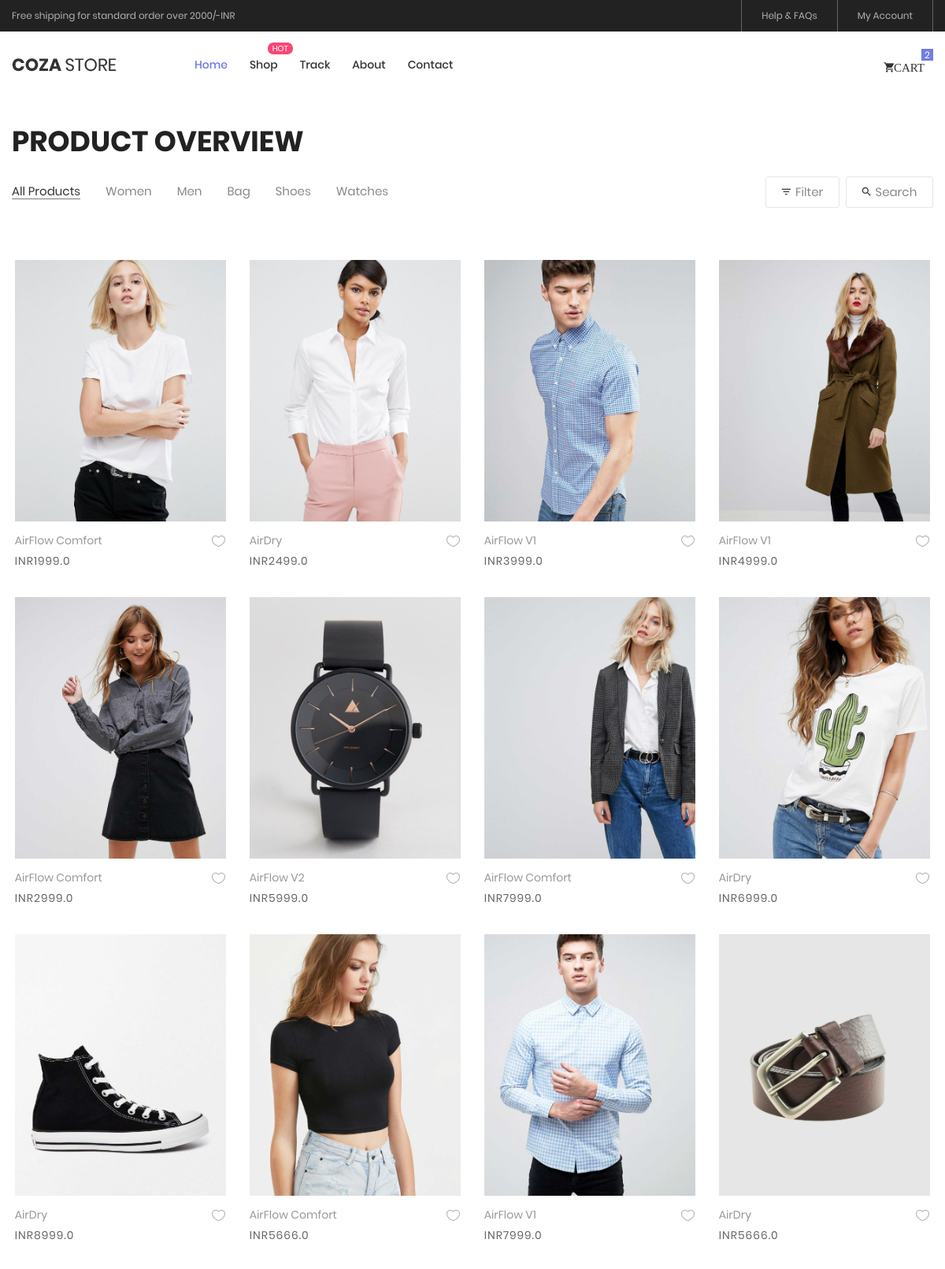
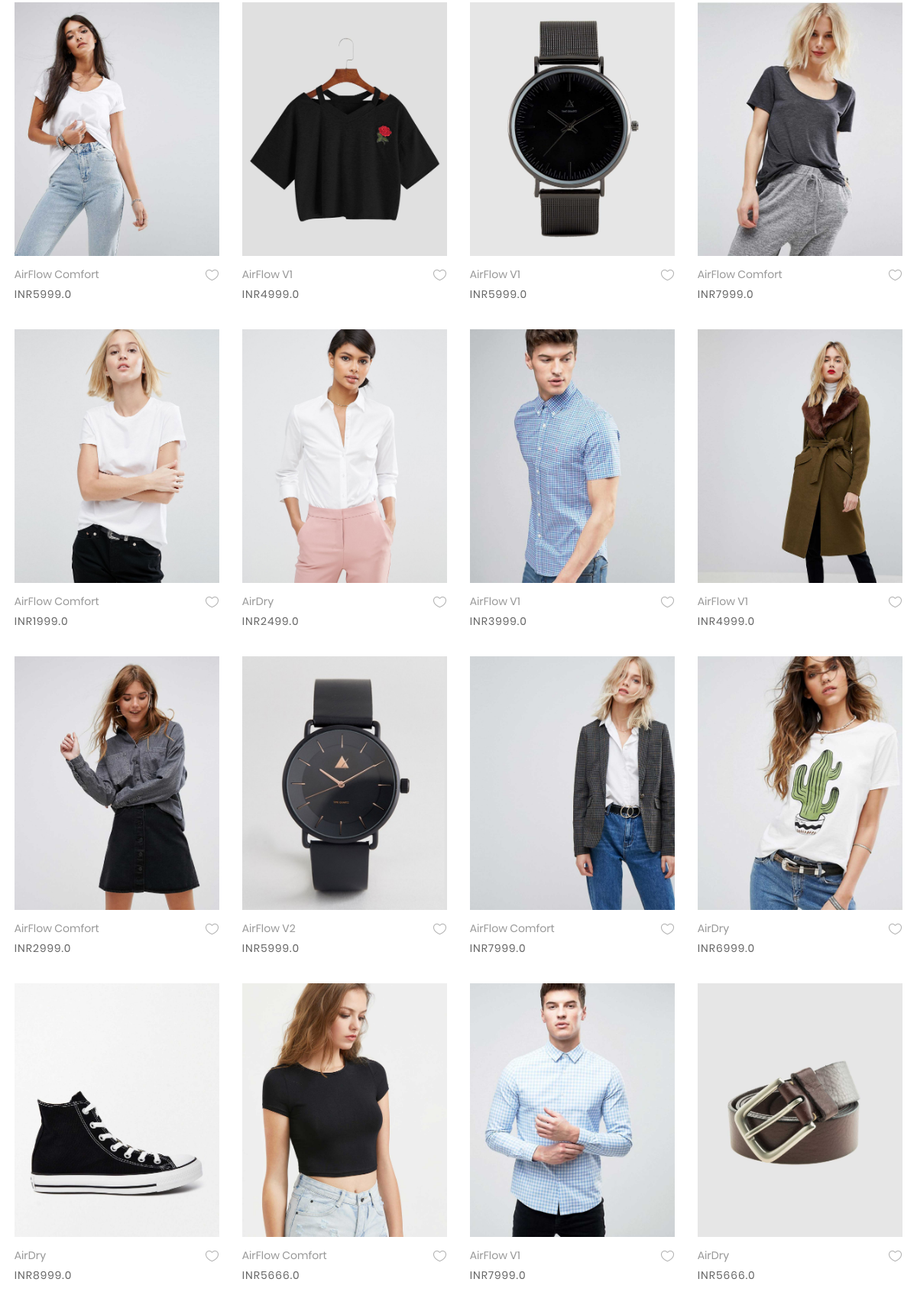
Page /shop (upper part) on the committed database (2 pictures, top to bottom).
### main.py (models this page shows)
class Product(db.Model):
    id = db.Column(db.Integer, primary_key=True)
    unique_id = db.Column(db.String(20), unique=True, nullable=False)
    name = db.Column(db.String(100), nullable=False)
    price = db.Column(db.Float, nullable=False)
    offer_price = db.Column(db.Float, nullable=True)
    img_url = db.Column(db.String(255), nullable=True)

### main.py (the view)
@app.route('/shop')
def shop_page():
    response = Product.query.all()
    return render_template('shop.html',products=response)

### templates/shop.html (shortened to what this page needs)
<!DOCTYPE html>
<html lang="en">
<head>
	<link href="https://cdn.jsdelivr.net/npm/bootstrap@5.3.2/dist/css/bootstrap.min.css" rel="stylesheet">
	<link rel="stylesheet" type="text/css" href="../static/vendor/bootstrap/css/bootstrap.min.css">
	<link rel="stylesheet" type="text/css" href="../static/fonts/font-awesome-4.7.0/css/font-awesome.min.css">
	<link rel="stylesheet" type="text/css" href="../static/fonts/iconic/css/material-design-iconic-font.min.css">
	<link rel="stylesheet" type="text/css" href="../static/fonts/linearicons-v1.0.0/icon-font.min.css">
	<link rel="stylesheet" type="text/css" href="../static/vendor/animate/animate.css">
	<link rel="stylesheet" type="text/css" href="../static/vendor/css-hamburgers/hamburgers.min.css">
	<link rel="stylesheet" type="text/css" href="../static/vendor/animsition/css/animsition.min.css">
	<link rel="stylesheet" type="text/css" href="../static/vendor/select2/select2.min.css">
	<link rel="stylesheet" type="text/css" href="../static/vendor/daterangepicker/daterangepicker.css">
	<link rel="stylesheet" type="text/css" href="../static/vendor/slick/slick.css">
	<link rel="stylesheet" type="text/css" href="../static/vendor/MagnificPopup/magnific-popup.css">
	<link rel="stylesheet" type="text/css" href="../static/vendor/perfect-scrollbar/perfect-scrollbar.css">
	<link rel="stylesheet" type="text/css" href="../static/css/util.css">
	<link rel="stylesheet" type="text/css" href="../static/css/main.css">
</head>
<body class="animsition">
	<header>
		<div class="container-menu-desktop">
			<div class="top-bar">
				<div class="content-topbar flex-sb-m h-full container">
					<div class="left-top-bar">
						Free shipping for standard order over 2000/-INR
					</div>
					<div class="right-top-bar flex-w h-full">
						<a href="#" class="flex-c-m trans-04 p-lr-25">
							Help & FAQs
						</a>
						<a href="#" class="flex-c-m trans-04 p-lr-25">
							My Account
						</a>
					</div>
				</div>
			</div>
			<div class="wrap-menu-desktop">
				<nav class="limiter-menu-desktop container">
					<a href="{{ url_for('home') }}" class="logo">
						<img src="../static/images/icons/logo-01.png" alt="IMG-LOGO">
					</a>
					<div class="menu-desktop">
						<ul class="main-menu">
							<li class="active-menu">
								<a href="{{ url_for('home') }}">Home</a>
							</li>
							<li class="label1" data-label1="hot">
								<a href="product.html">Shop</a>
							</li>
							<li>
								<a href="shoping-cart.html">Track</a>
							</li>
							<li>
								<a href="about.html">About</a>
							</li>
							<li>
								<a href="contact.html">Contact</a>
							</li>
						</ul>
					</div>
					<div class="wrap-icon-header flex-w flex-r-m">
						<div class="icon-header-item cl2 hov-cl1 trans-04 p-l-22 p-r-11 icon-header-noti js-show-cart" data-notify="2">
							<i class="zmdi zmdi-shopping-cart" style="font-size:15px">CART</i>
						</div>
					</div>
				</nav>
			</div>
		</div>
	</header>
    <section class="bg0 p-t-120 p-b-140">
		<div class="container">
			<div class="p-b-10">
				<h3 class="ltext-103 cl5">
					Product Overview
				</h3>
			</div>
			<div class="flex-w flex-sb-m p-b-52">
				<div class="flex-w flex-l-m filter-tope-group m-tb-10">
					<button class="stext-106 cl6 hov1 bor3 trans-04 m-r-32 m-tb-5 how-active1" data-filter="*">
						All Products
					</button>
					<button class="stext-106 cl6 hov1 bor3 trans-04 m-r-32 m-tb-5" data-filter=".women">
						Women
					</button>
					<button class="stext-106 cl6 hov1 bor3 trans-04 m-r-32 m-tb-5" data-filter=".men">
						Men
					</button>
					<button class="stext-106 cl6 hov1 bor3 trans-04 m-r-32 m-tb-5" data-filter=".bag">
						Bag
					</button>
					<button class="stext-106 cl6 hov1 bor3 trans-04 m-r-32 m-tb-5" data-filter=".shoes">
						Shoes
					</button>
					<button class="stext-106 cl6 hov1 bor3 trans-04 m-r-32 m-tb-5" data-filter=".watches">
						Watches
					</button>
				</div>
				<div class="flex-w flex-c-m m-tb-10">
					<div class="flex-c-m stext-106 cl6 size-104 bor4 pointer hov-btn3 trans-04 m-r-8 m-tb-4 js-show-filter">
						<i class="icon-filter cl2 m-r-6 fs-15 trans-04 zmdi zmdi-filter-list"></i>
						 Filter
					</div>
					<div class="flex-c-m stext-106 cl6 size-105 bor4 pointer hov-btn3 trans-04 m-tb-4 js-show-search">
						<i class="icon-search cl2 m-r-6 fs-15 trans-04 zmdi zmdi-search"></i>
						Search
					</div>
				</div>
			</div>
			<div class="row isotope-grid">
				{% for x in range(0,10) %}
					{% for product in products: %}
						<div class="col-sm-6 col-md-4 col-lg-3 p-b-35 isotope-item women">
							<div class="block2">
								<div class="block2-pic hov-img0">
									<img src="{{product['img_url']}}" alt="IMG-PRODUCT">
								</div>
								<div class="block2-txt flex-w flex-t p-t-14">
									<div class="block2-txt-child1 flex-col-l ">
										<a href="{{ url_for('show_product',unique_id=product['unique_id'])}}" class="stext-104 cl4 hov-cl1 trans-04 js-name-b2 p-b-6">
											{{ product.name }}
										</a>
										<span class="stext-105 cl3">
											INR{{product.offer_price}}
										</span>
									</div>
									<div class="block2-txt-child2 flex-r p-t-3">
										<a href="#" class="btn-addwish-b2 dis-block pos-relative js-addwish-b2">
											<img class="icon-heart1 dis-block trans-04" src="../static/images/icons/icon-heart-01.png" alt="ICON">
										</a>
									</div>
								</div>
							</div>
						</div>
					{% endfor %}
				{% endfor %}
			</div>
</body>
</html>

### static/css/main.css (style rules this page uses)
.row { --bs-gutter-x: 1.5rem; --bs-gutter-y: 0; display: flex; flex-wrap: wrap; margin-top: calc(-1 * var(--bs-gutter-y)); margin-right: calc(-.5 * var(--bs-gutter-x)); margin-left: calc(-.5 * var(--bs-gutter-x)); }
.container { max-width: 1380px; }
@media (max-width: 1600px) { .container { max-width: 1200px; } }
.container-menu-desktop { height: auto; width: 100%; position: relative; -webkit-transition: all 0.3s; -o-transition: all 0.3s; -moz-transition: all 0.3s; transition: all 0.3s; }
.top-bar { height: 40px; background-color: #222; }
.left-top-bar { font-family: Poppins-Regular; font-size: 12px; line-height: 1.8; color: #b2b2b2; }
.right-top-bar a { font-family: Poppins-Regular; font-size: 12px; line-height: 1.8; height: 100%; color: #b2b2b2; border-right: 1px solid rgba(255,255,255,0.3); }
.right-top-bar a:first-child { border-left: 1px solid rgba(255,255,255,0.3); }
.wrap-menu-desktop { position: fixed; z-index: 1100; background-color: transparent; width: 100%; height: 84px; top: 40px; left: 0px; -webkit-transition: height 0.3s, background-color 0.3s; -o-transition: height 0.3s, background-color 0.3s; -moz-transition: height 0.3s, background-color 0.3s; transition: height 0.3s, background-color 0.3s; }
.limiter-menu-desktop { height: 100%; display: -webkit-box; display: -webkit-flex; display: -moz-box; display: -ms-flexbox; display: flex; align-items: center; background-color: transparent; }
.logo { display: -webkit-box; display: -webkit-flex; display: -moz-box; display: -ms-flexbox; display: flex; align-items: center; height: 65%; margin-right: 55px; }
.logo img { max-width: 100%; max-height: 100%; }
.menu-desktop { display: -webkit-box; display: -webkit-flex; display: -moz-box; display: -ms-flexbox; display: flex; align-items: center; height: 100%; }
.main-menu { list-style-type: none; margin: 0; display: -webkit-box; display: -webkit-flex; display: -moz-box; display: -ms-flexbox; display: flex; align-items: center; }
.main-menu > li { display: block; position: relative; padding: 20px 10px 20px 0px; margin: 0px 4px 0px 14px; }
.main-menu > li > a { font-family: Poppins-Medium; font-size: 14px; color: #333; padding: 5px 0px; transition: all 0.4s; -webkit-transition: all 0.4s; -o-transition: all 0.4s; -moz-transition: all 0.4s; }
.wrap-icon-header { flex-grow: 1; }
.icon-header-item { position: relative; font-size: 26px; line-height: 1; cursor: pointer; }
.icon-header-noti::after { content: attr(data-notify); font-family: Poppins-Regular; font-size: 12px; color: #fff; line-height: 15px; text-align: center; display: block; position: absolute; top: -7px; right: 0; min-width: 15px; height: 15px; padding: 0 3px; background-color: #717fe0; }
.main-menu > li.active-menu > a { color: #6c7ae0; }
.block2-pic { position: relative; }
.block2-txt-child1 { width: calc(100% - 30px); }
.block2-txt-child2 { width: 30px; }
.cl2 { color: #333; }
.cl3 { color: #666; }
.cl4 { color: #999; }
.cl5 { color: #222; }
.cl6 { color: #888; }
.stext-104 { font-family: Poppins-Regular; font-size: 14px; line-height: 1.466667; }
.stext-105 { font-family: Poppins-Regular; font-size: 14px; line-height: 1.466667; letter-spacing: 1px; }
.stext-106 { font-family: Poppins-Regular; font-size: 15px; line-height: 1.2; }
.ltext-103 { font-family: Poppins-Bold; font-size: 36px; line-height: 1.1; text-transform: uppercase; }
.size-104 { min-width: 94px; height: 40px; }
.size-105 { min-width: 111px; height: 40px; }
.bg0 { background-color: #fff; }
.bor3 { border-bottom: 1px solid transparent; }
.bor4 { border: 1px solid #e6e6e6; border-radius: 3px; }
.label1 { position: relative; }
.label1::after { content: attr(data-label1); font-family: Poppins-Regular; font-size: 10px; line-height: 15px; color: #fff; text-transform: uppercase; text-align: center; display: block; position: absolute; top: 3px; right: -9px; height: 15px; min-width: 32px; border-radius: 7px; padding: 0 4px; background-color: #f74877; }
.how-active1 { color: #333; border-color: #797979; }
.hov-img0 { display: block; overflow: hidden; }
.hov-img0 img { width: 100%; -webkit-transition: transform 0.9s ease; -o-transition: transform 0.9s ease; -moz-transition: transform 0.9s ease; transition: transform 0.9s ease; }

### rows in the picture
Product: img_url (picture), name "AirFlow Comfort", offer_price "1999.0"
Product: img_url (picture), name "AirDry", offer_price "2499.0"
Product: img_url (picture), name "AirFlow V1", offer_price "3999.0"
Product: img_url (picture), name "AirFlow V1", offer_price "4999.0"
Product: img_url (picture), name "AirFlow Comfort", offer_price "2999.0"
Product: img_url (picture), name "AirFlow V2", offer_price "5999.0"
Product: img_url (picture), name "AirFlow Comfort", offer_price "7999.0"
Product: img_url (picture), name "AirDry", offer_price "6999.0"
Product: img_url (picture), name "AirDry", offer_price "8999.0"
Product: img_url (picture), name "AirFlow Comfort", offer_price "5666.0"
Product: img_url (picture), name "AirFlow V1", offer_price "7999.0"
Product: img_url (picture), name "AirDry", offer_price "5666.0"
Product: img_url (picture), name "AirFlow Comfort", offer_price "5999.0"
Product: img_url (picture), name "AirFlow V1", offer_price "4999.0"
Product: img_url (picture), name "AirFlow V1", offer_price "5999.0"
Product: img_url (picture), name "AirFlow Comfort", offer_price "7999.0"
